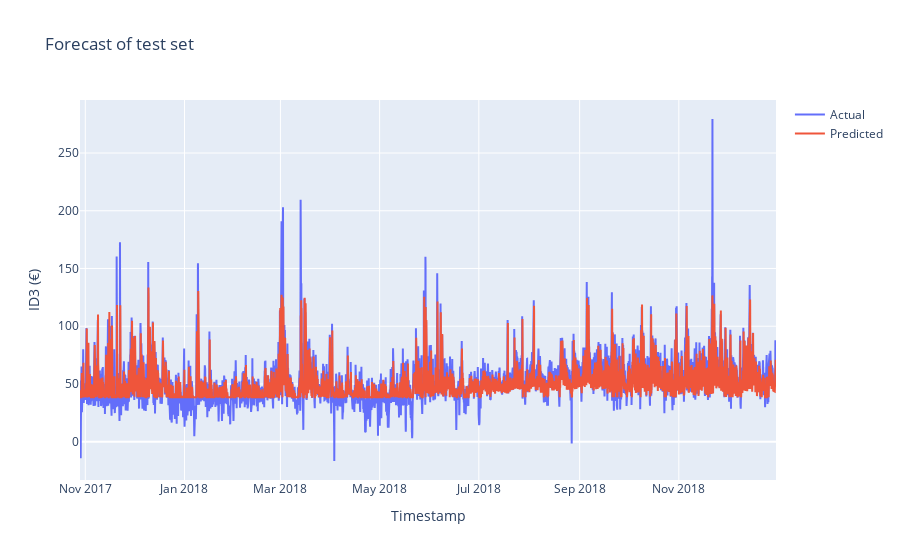

The cell this chart's notebook holds for it:
### Markdown cell above
## Plot prediction

### Code cell
import plotly.express as px
import plotly.graph_objects as go

fig1 = go.Scatter(      x = frame_test.index,
                        y = frame_test['y']['ID3'][0],
                        name = 'Actual',
                        # color = hex_maroon
                        # title = "Log of Appliance Energy Consumption in Wh vs Time"
                    )

fig2 = go.Scatter(      x = frame_test.index,
                        y = frame_test['Prediction']['ID3'][0],
                        name = 'Predicted',
                        # color = hex_gold
                        # title = "Log of Appliance Energy Consumption in Wh vs Time"
                    )

data = [fig1, fig2]

fig = go.Figure(data = data)

fig.update_layout(      title = 'Forecast of test set',
                        xaxis_title = 'Timestamp',
                        yaxis_title = 'ID3 (€)')

fig.show()

### Figure 1 — Plotly figure (JSON) as saved in the notebook; plotly's stock layout.template omitted (floating-point values rounded to 4 significant figures; data arrays with more than 128 entries replaced by an {"elided": "..."} marker saying what was removed)
{"data": [{"name": "Actual", "type": "scatter", "x": {"elided": "10152 str values"}, "y": {"elided": "10152 float values"}}, {"name": "Predicted", "type": "scatter", "x": {"elided": "10152 str values"}, "y": {"elided": "10152 float values"}}], "layout": {"title": {"text": "Forecast of test set"}, "xaxis": {"title": {"text": "Timestamp"}}, "yaxis": {"title": {"text": "ID3 (€)"}}}}
